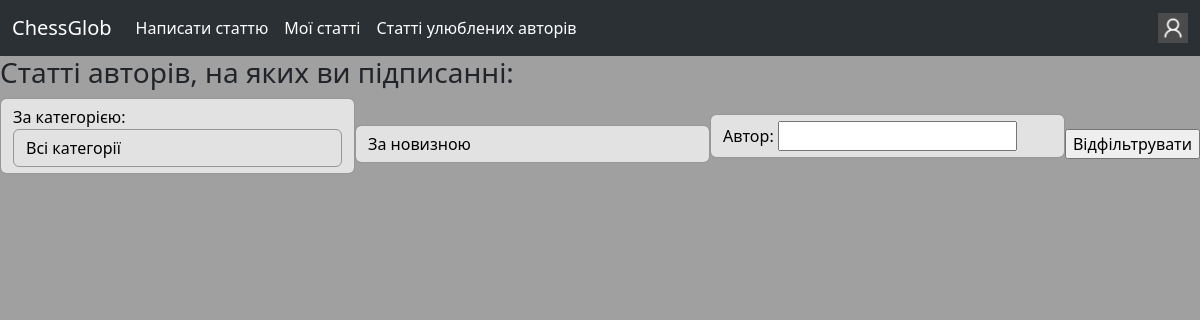
The page /view_subscription_articles (signed in) on the database as committed earlier.
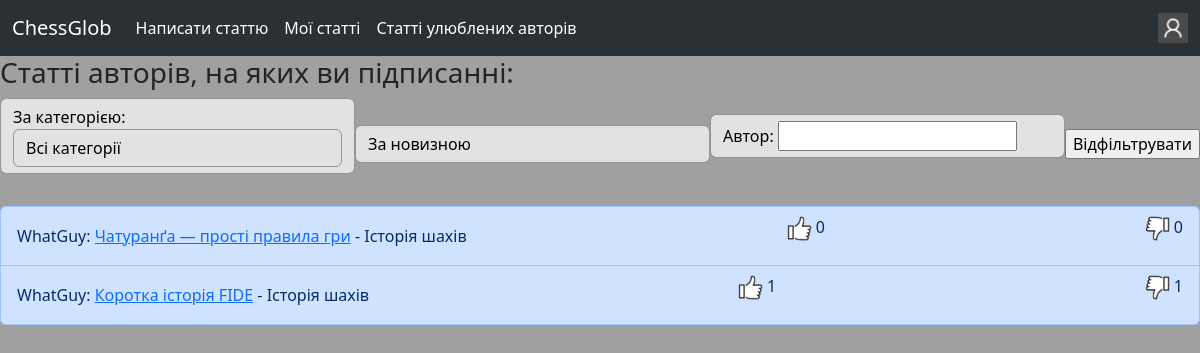
The same page on the database as committed later.
### blog/models.py (models this page shows, shortened)
class Article(models.Model):
    class Categories(models.TextChoices):
        other = "Інше"
        debut = "Дебют"
        middle_game = "Мітельшпіль"
        end_game = "Ендшпіль"
        history = "Історія шахів"
        etude = "Шахові задачки"
    author = models.ForeignKey(MyUser, models.CASCADE)
    name = models.CharField(max_length=32)
    category = models.CharField(choices=Categories.choices, default=Categories.other)
    created_time = models.DateTimeField()
    elements_num = models.IntegerField(default=1)

### auth_sys/models.py (models this page shows, shortened)
class MyUser(AbstractBaseUser, PermissionsMixin):
    class Roles(models.TextChoices): #Усі можливі ролі
        USER = "user"
        ADMINISTRATOR = "administrator"
    username = models.CharField(unique=True, max_length=16)
    email = models.EmailField(unique=True)
    role = models.CharField(choices=Roles.choices, default=Roles.USER)
    first_name = models.CharField(blank=True, null=True, max_length=16)
    last_name = models.CharField(blank=True, null=True, max_length=32)
    birth_date = models.DateField(blank=True, null=True)
    is_staff = models.BooleanField(default=False)
    is_superuser = models.BooleanField(default=False)
    is_active = models.BooleanField(default=True)
    objects = MyUserManager() #Це потрібно для створення самого акаунту
    USERNAME_FIELD = "username"
    REQUIRED_FIELDS = ["email"]

### blog/views.py (the view, shortened to what this page needs)
# urls.py: path("view_subscription_articles", views.view_subscription_articles, name="view_subscription_articles"),
@login_required
def view_subscription_articles(request):
    if request.method not in ["GET", "POST"]:
        return redirect("/eror?eror_text=Сторінка для перегляду ваших статтей приймає лише GET і POST запити.")
    categories = [choice.value for choice in models.Article.Categories]
    articles = models.Article.objects.filter(author__in=models.Subscription.objects.filter(who=request.user).values('on_whom'))
    articles = articles.annotate(like_count=Count('like', distinct=True))
    articles = articles.annotate(dislike_count=Count("dislike", distinct=True))
    if request.method == "GET":
        articles = articles.order_by("-created_time")
        return render(request, "blog/view_subscription_articles.html", {"articles":articles, "categories":categories})

### templates/blog/view_subscription_articles.html (shortened to what this page needs)
{% extends "base.html" %}
{% load static %}
{% load custom_tags %}
{% block body %}
<h3>Статті авторів, на яких ви підписанні:</h3>
<form method="post" class="form-inline mb-3 d-flex justify-content-between align-items-center">
    <p class="form-control">За категорією: <select name="category" class="form-control">
        <option value="all">Всі категорії</option>
    </select></p>
    <select name="by" class="form-control">
        <option value="by_newest">За новизною</option>
    </select>
    <p class="form-control">Автор: <input type="text" name="author" maxlength="16"></p>
    <input type="submit" value="Відфільтрувати">
</form>
<ul class="list-group">
    {% for article in articles %}
    <li class="list-group-item list-group-item-primary d-flex justify-content-between align-items-center">
        <div>
            {{ article.author.username }}: <a href="{% url 'blog:view_article' article.pk%}">{{ article.name }}</a> - {{ article.category }}
        </div>
        <p><img src="{% static 'img/not_pressed_like.png' %}" width="25px" height="25px"> {{ article.like_count }}</p>
        <p><img src="{% static 'img/not_pressed_dislike.png' %}" width="25px" height="25px"> {{ article.dislike_count }}</p>
    </li>
    {% endfor %}
</ul>
{% endblock %}

Rows that differ between the two databases and show on the page:
added Article: author.username "WhatGuy", name "Чатуранґа — прості правила гри", category "Історія шахів", like_count "0", dislike_count "0"
added Article: author.username "WhatGuy", name "Коротка історія FIDE", category "Історія шахів", like_count "1", dislike_count "1"
